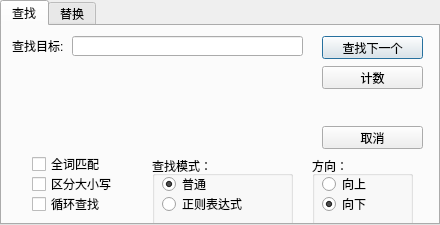
<?xml version="1.0" encoding="UTF-8"?>
<ui version="4.0">
 <class>FindReplaceDialog</class>
 <widget class="QDialog" name="FindReplaceDialog">
  <property name="geometry">
   <rect>
    <x>0</x>
    <y>0</y>
    <width>440</width>
    <height>225</height>
   </rect>
  </property>
  <property name="sizePolicy">
   <sizepolicy hsizetype="Fixed" vsizetype="Fixed">
    <horstretch>0</horstretch>
    <verstretch>0</verstretch>
   </sizepolicy>
  </property>
  <property name="minimumSize">
   <size>
    <width>440</width>
    <height>225</height>
   </size>
  </property>
  <property name="maximumSize">
   <size>
    <width>440</width>
    <height>225</height>
   </size>
  </property>
  <property name="windowTitle">
   <string>查找与替换</string>
  </property>
  <layout class="QGridLayout" name="gridLayout">
   <property name="leftMargin">
    <number>0</number>
   </property>
   <property name="topMargin">
    <number>0</number>
   </property>
   <property name="rightMargin">
    <number>0</number>
   </property>
   <property name="bottomMargin">
    <number>0</number>
   </property>
   <property name="spacing">
    <number>0</number>
   </property>
   <item row="0" column="0">
    <widget class="QTabWidget" name="tabWidget">
     <property name="currentIndex">
      <number>0</number>
     </property>
     <widget class="QWidget" name="findTab">
      <property name="toolTip">
       <string>查找</string>
      </property>
      <property name="accessibleName">
       <string/>
      </property>
      <attribute name="title">
       <string>查找</string>
      </attribute>
      <widget class="QLineEdit" name="fLineEdit">
       <property name="geometry">
        <rect>
         <x>70</x>
         <y>10</y>
         <width>231</width>
         <height>20</height>
        </rect>
       </property>
      </widget>
      <widget class="QLabel" name="fLabel">
       <property name="geometry">
        <rect>
         <x>10</x>
         <y>10</y>
         <width>51</width>
         <height>20</height>
        </rect>
       </property>
       <property name="text">
        <string>&lt;html&gt;&lt;head/&gt;&lt;body&gt;&lt;p align=&quot;right&quot;&gt;查找目标:&lt;/p&gt;&lt;/body&gt;&lt;/html&gt;</string>
       </property>
      </widget>
      <widget class="QGroupBox" name="fModelBox">
       <property name="geometry">
        <rect>
         <x>150</x>
         <y>130</y>
         <width>141</width>
         <height>71</height>
        </rect>
       </property>
       <property name="title">
        <string>查找模式：</string>
       </property>
       <widget class="QRadioButton" name="fNormalButton">
        <property name="geometry">
         <rect>
          <x>10</x>
          <y>20</y>
          <width>89</width>
          <height>16</height>
         </rect>
        </property>
        <property name="text">
         <string>普通</string>
        </property>
        <property name="checked">
         <bool>true</bool>
        </property>
       </widget>
       <widget class="QRadioButton" name="fRegexpButton">
        <property name="geometry">
         <rect>
          <x>10</x>
          <y>40</y>
          <width>89</width>
          <height>16</height>
         </rect>
        </property>
        <property name="text">
         <string>正则表达式</string>
        </property>
       </widget>
      </widget>
      <widget class="QGroupBox" name="fDirectionBox">
       <property name="geometry">
        <rect>
         <x>310</x>
         <y>130</y>
         <width>101</width>
         <height>71</height>
        </rect>
       </property>
       <property name="title">
        <string>方向：</string>
       </property>
       <widget class="QRadioButton" name="fUpButton">
        <property name="geometry">
         <rect>
          <x>10</x>
          <y>20</y>
          <width>89</width>
          <height>16</height>
         </rect>
        </property>
        <property name="text">
         <string>向上</string>
        </property>
       </widget>
       <widget class="QRadioButton" name="fDownButton">
        <property name="geometry">
         <rect>
          <x>10</x>
          <y>40</y>
          <width>89</width>
          <height>16</height>
         </rect>
        </property>
        <property name="text">
         <string>向下</string>
        </property>
        <property name="checked">
         <bool>true</bool>
        </property>
       </widget>
      </widget>
      <widget class="QCheckBox" name="fLoopBox">
       <property name="geometry">
        <rect>
         <x>30</x>
         <y>170</y>
         <width>101</width>
         <height>16</height>
        </rect>
       </property>
       <property name="text">
        <string>循环查找</string>
       </property>
      </widget>
      <widget class="QCheckBox" name="fCapitalBox">
       <property name="geometry">
        <rect>
         <x>30</x>
         <y>150</y>
         <width>91</width>
         <height>16</height>
        </rect>
       </property>
       <property name="text">
        <string>区分大小写</string>
       </property>
      </widget>
      <widget class="QPushButton" name="fNextButton">
       <property name="geometry">
        <rect>
         <x>320</x>
         <y>10</y>
         <width>101</width>
         <height>23</height>
        </rect>
       </property>
       <property name="text">
        <string>查找下一个</string>
       </property>
      </widget>
      <widget class="QPushButton" name="fCountButton">
       <property name="geometry">
        <rect>
         <x>320</x>
         <y>40</y>
         <width>101</width>
         <height>23</height>
        </rect>
       </property>
       <property name="text">
        <string>计数</string>
       </property>
      </widget>
      <widget class="QPushButton" name="fCancelButton">
       <property name="geometry">
        <rect>
         <x>320</x>
         <y>100</y>
         <width>101</width>
         <height>23</height>
        </rect>
       </property>
       <property name="text">
        <string>取消</string>
       </property>
      </widget>
      <widget class="QCheckBox" name="fWholeBox">
       <property name="geometry">
        <rect>
         <x>30</x>
         <y>130</y>
         <width>81</width>
         <height>16</height>
        </rect>
       </property>
       <property name="text">
        <string>全词匹配</string>
       </property>
      </widget>
     </widget>
     <widget class="QWidget" name="replaceTab">
      <attribute name="title">
       <string>替换</string>
      </attribute>
      <widget class="QCheckBox" name="rCapitalBox">
       <property name="geometry">
        <rect>
         <x>30</x>
         <y>150</y>
         <width>91</width>
         <height>16</height>
        </rect>
       </property>
       <property name="text">
        <string>区分大小写</string>
       </property>
      </widget>
      <widget class="QPushButton" name="rCancelButton">
       <property name="geometry">
        <rect>
         <x>320</x>
         <y>100</y>
         <width>101</width>
         <height>23</height>
        </rect>
       </property>
       <property name="text">
        <string>取消</string>
       </property>
      </widget>
      <widget class="QLabel" name="rLabel">
       <property name="geometry">
        <rect>
         <x>10</x>
         <y>10</y>
         <width>51</width>
         <height>20</height>
        </rect>
       </property>
       <property name="text">
        <string>&lt;html&gt;&lt;head/&gt;&lt;body&gt;&lt;p align=&quot;right&quot;&gt;查找目标:&lt;/p&gt;&lt;/body&gt;&lt;/html&gt;</string>
       </property>
      </widget>
      <widget class="QCheckBox" name="rLoopBox">
       <property name="geometry">
        <rect>
         <x>30</x>
         <y>170</y>
         <width>101</width>
         <height>16</height>
        </rect>
       </property>
       <property name="text">
        <string>循环查找</string>
       </property>
      </widget>
      <widget class="QGroupBox" name="rDirectionBox">
       <property name="geometry">
        <rect>
         <x>310</x>
         <y>130</y>
         <width>101</width>
         <height>71</height>
        </rect>
       </property>
       <property name="title">
        <string>方向：</string>
       </property>
       <widget class="QRadioButton" name="rUpButton">
        <property name="geometry">
         <rect>
          <x>10</x>
          <y>20</y>
          <width>89</width>
          <height>16</height>
         </rect>
        </property>
        <property name="text">
         <string>向上</string>
        </property>
       </widget>
       <widget class="QRadioButton" name="rDownButton">
        <property name="geometry">
         <rect>
          <x>10</x>
          <y>40</y>
          <width>89</width>
          <height>16</height>
         </rect>
        </property>
        <property name="text">
         <string>向下</string>
        </property>
        <property name="checked">
         <bool>true</bool>
        </property>
       </widget>
      </widget>
      <widget class="QGroupBox" name="rModelBox">
       <property name="geometry">
        <rect>
         <x>150</x>
         <y>130</y>
         <width>141</width>
         <height>71</height>
        </rect>
       </property>
       <property name="title">
        <string>查找模式：</string>
       </property>
       <widget class="QRadioButton" name="rNormalButton">
        <property name="geometry">
         <rect>
          <x>10</x>
          <y>20</y>
          <width>89</width>
          <height>16</height>
         </rect>
        </property>
        <property name="text">
         <string>普通</string>
        </property>
        <property name="checked">
         <bool>true</bool>
        </property>
       </widget>
       <widget class="QRadioButton" name="rRegexpButton">
        <property name="geometry">
         <rect>
          <x>10</x>
          <y>40</y>
          <width>89</width>
          <height>16</height>
         </rect>
        </property>
        <property name="text">
         <string>正则表达式</string>
        </property>
       </widget>
      </widget>
      <widget class="QPushButton" name="rReplaceButton">
       <property name="geometry">
        <rect>
         <x>320</x>
         <y>40</y>
         <width>101</width>
         <height>23</height>
        </rect>
       </property>
       <property name="text">
        <string>替换</string>
       </property>
      </widget>
      <widget class="QPushButton" name="rNextButton">
       <property name="geometry">
        <rect>
         <x>320</x>
         <y>10</y>
         <width>101</width>
         <height>23</height>
        </rect>
       </property>
       <property name="text">
        <string>查找下一个</string>
       </property>
      </widget>
      <widget class="QLineEdit" name="rLineEdit">
       <property name="geometry">
        <rect>
         <x>70</x>
         <y>10</y>
         <width>231</width>
         <height>20</height>
        </rect>
       </property>
      </widget>
      <widget class="QPushButton" name="rReplaceAllButton">
       <property name="geometry">
        <rect>
         <x>320</x>
         <y>70</y>
         <width>101</width>
         <height>21</height>
        </rect>
       </property>
       <property name="text">
        <string>替换全部</string>
       </property>
      </widget>
      <widget class="QLabel" name="rpLabel">
       <property name="geometry">
        <rect>
         <x>10</x>
         <y>40</y>
         <width>51</width>
         <height>21</height>
        </rect>
       </property>
       <property name="text">
        <string>&lt;html&gt;&lt;head/&gt;&lt;body&gt;&lt;p align=&quot;right&quot;&gt;替换为:&lt;/p&gt;&lt;/body&gt;&lt;/html&gt;</string>
       </property>
      </widget>
      <widget class="QLineEdit" name="rpLineEdit">
       <property name="geometry">
        <rect>
         <x>70</x>
         <y>40</y>
         <width>231</width>
         <height>20</height>
        </rect>
       </property>
      </widget>
      <widget class="QCheckBox" name="rWholeBox">
       <property name="geometry">
        <rect>
         <x>30</x>
         <y>130</y>
         <width>81</width>
         <height>16</height>
        </rect>
       </property>
       <property name="text">
        <string>全词匹配</string>
       </property>
      </widget>
     </widget>
    </widget>
   </item>
  </layout>
 </widget>
 <resources/>
 <connections/>
</ui>
